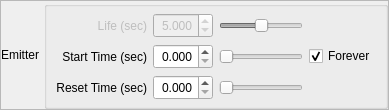
               <widget class="QFrame" name="ParticlesFrame4">
                <property name="frameShape">
                 <enum>QFrame::StyledPanel</enum>
                </property>
                <property name="frameShadow">
                 <enum>QFrame::Raised</enum>
                </property>
                <layout class="QHBoxLayout" name="horizontalLayout_12">
                 <property name="spacing">
                  <number>5</number>
                 </property>
                 <property name="margin">
                  <number>0</number>
                 </property>
                 <item>
                  <widget class="QLabel" name="EmitterLabel">
                   <property name="sizePolicy">
                    <sizepolicy hsizetype="Preferred" vsizetype="Fixed">
                     <horstretch>0</horstretch>
                     <verstretch>0</verstretch>
                    </sizepolicy>
                   </property>
                   <property name="text">
                    <string>Emitter</string>
                   </property>
                   <property name="alignment">
                    <set>Qt::AlignRight|Qt::AlignTrailing|Qt::AlignVCenter</set>
                   </property>
                  </widget>
                 </item>
                 <item>
                  <widget class="QGroupBox" name="EmitterTimerBoxes">
                   <property name="sizePolicy">
                    <sizepolicy hsizetype="Expanding" vsizetype="Fixed">
                     <horstretch>2</horstretch>
                     <verstretch>0</verstretch>
                    </sizepolicy>
                   </property>
                   <property name="title">
                    <string/>
                   </property>
                   <property name="flat">
                    <bool>false</bool>
                   </property>
                   <layout class="QGridLayout" name="gridLayout_8">
                    <property name="topMargin">
                     <number>6</number>
                    </property>
                    <property name="bottomMargin">
                     <number>0</number>
                    </property>
                    <property name="verticalSpacing">
                     <number>6</number>
                    </property>
                    <item row="0" column="1">
                     <widget class="QLabel" name="EmitterLifeLabel">
                      <property name="enabled">
                       <bool>false</bool>
                      </property>
                      <property name="sizePolicy">
                       <sizepolicy hsizetype="Preferred" vsizetype="Fixed">
                        <horstretch>0</horstretch>
                        <verstretch>0</verstretch>
                       </sizepolicy>
                      </property>
                      <property name="minimumSize">
                       <size>
                        <width>0</width>
                        <height>25</height>
                       </size>
                      </property>
                      <property name="toolTip">
                       <string>The emitter's lifetime (in seconds)</string>
                      </property>
                      <property name="text">
                       <string>Life (sec)</string>
                      </property>
                      <property name="alignment">
                       <set>Qt::AlignRight|Qt::AlignTrailing|Qt::AlignVCenter</set>
                      </property>
                     </widget>
                    </item>
                    <item row="1" column="1">
                     <widget class="QLabel" name="EmitterStartLabel">
                      <property name="sizePolicy">
                       <sizepolicy hsizetype="Preferred" vsizetype="Fixed">
                        <horstretch>0</horstretch>
                        <verstretch>0</verstretch>
                       </sizepolicy>
                      </property>
                      <property name="minimumSize">
                       <size>
                        <width>0</width>
                        <height>25</height>
                       </size>
                      </property>
                      <property name="toolTip">
                       <string>The amount of delay before emitting</string>
                      </property>
                      <property name="text">
                       <string>Start Time (sec)</string>
                      </property>
                      <property name="alignment">
                       <set>Qt::AlignRight|Qt::AlignTrailing|Qt::AlignVCenter</set>
                      </property>
                     </widget>
                    </item>
                    <item row="2" column="1">
                     <widget class="QLabel" name="EmitterResetLabel">
                      <property name="sizePolicy">
                       <sizepolicy hsizetype="Preferred" vsizetype="Fixed">
                        <horstretch>0</horstretch>
                        <verstretch>0</verstretch>
                       </sizepolicy>
                      </property>
                      <property name="minimumSize">
                       <size>
                        <width>0</width>
                        <height>25</height>
                       </size>
                      </property>
                      <property name="toolTip">
                       <string>How long before the emitter resets (seconds)</string>
                      </property>
                      <property name="text">
                       <string>Reset Time (sec)</string>
                      </property>
                      <property name="alignment">
                       <set>Qt::AlignRight|Qt::AlignTrailing|Qt::AlignVCenter</set>
                      </property>
                     </widget>
                    </item>
                    <item row="1" column="4">
                     <widget class="QCheckBox" name="ForeverCheckbox">
                      <property name="toolTip">
                       <string>Does the emitter endlessly emit particles?</string>
                      </property>
                      <property name="text">
                       <string>Forever</string>
                      </property>
                      <property name="checked">
                       <bool>true</bool>
                      </property>
                     </widget>
                    </item>
                    <item row="3" column="2">
                     <spacer name="verticalSpacer_3">
                      <property name="orientation">
                       <enum>Qt::Vertical</enum>
                      </property>
                      <property name="sizeType">
                       <enum>QSizePolicy::Fixed</enum>
                      </property>
                      <property name="sizeHint" stdset="0">
                       <size>
                        <width>20</width>
                        <height>6</height>
                       </size>
                      </property>
                     </spacer>
                    </item>
                    <item row="1" column="3">
                     <widget class="QSlider" name="EmitterStartSlider">
                      <property name="toolTip">
                       <string>The amount of delay before emitting</string>
                      </property>
                      <property name="maximum">
                       <number>1000</number>
                      </property>
                      <property name="orientation">
                       <enum>Qt::Horizontal</enum>
                      </property>
                     </widget>
                    </item>
                    <item row="0" column="3">
                     <widget class="QSlider" name="EmitterLifeSlider">
                      <property name="enabled">
                       <bool>false</bool>
                      </property>
                      <property name="toolTip">
                       <string>The emitter's lifetime (in seconds)</string>
                      </property>
                      <property name="maximum">
                       <number>1000</number>
                      </property>
                      <property name="value">
                       <number>500</number>
                      </property>
                      <property name="orientation">
                       <enum>Qt::Horizontal</enum>
                      </property>
                     </widget>
                    </item>
                    <item row="2" column="3">
                     <widget class="QSlider" name="EmitterResetSlider">
                      <property name="toolTip">
                       <string>How long before the emitter resets (seconds)</string>
                      </property>
                      <property name="maximum">
                       <number>1000</number>
                      </property>
                      <property name="orientation">
                       <enum>Qt::Horizontal</enum>
                      </property>
                     </widget>
                    </item>
                    <item row="0" column="2">
                     <widget class="QDoubleSpinBox" name="EmitterLifeSpinBox">
                      <property name="enabled">
                       <bool>false</bool>
                      </property>
                      <property name="sizePolicy">
                       <sizepolicy hsizetype="Fixed" vsizetype="Fixed">
                        <horstretch>0</horstretch>
                        <verstretch>0</verstretch>
                       </sizepolicy>
                      </property>
                      <property name="minimumSize">
                       <size>
                        <width>60</width>
                        <height>25</height>
                       </size>
                      </property>
                      <property name="maximumSize">
                       <size>
                        <width>60</width>
                        <height>25</height>
                       </size>
                      </property>
                      <property name="toolTip">
                       <string>The emitter's lifetime (in seconds)</string>
                      </property>
                      <property name="alignment">
                       <set>Qt::AlignRight|Qt::AlignTrailing|Qt::AlignVCenter</set>
                      </property>
                      <property name="decimals">
                       <number>3</number>
                      </property>
                      <property name="maximum">
                       <double>10.000000000000000</double>
                      </property>
                      <property name="singleStep">
                       <double>0.010000000000000</double>
                      </property>
                      <property name="value">
                       <double>5.000000000000000</double>
                      </property>
                     </widget>
                    </item>
                    <item row="1" column="2">
                     <widget class="QDoubleSpinBox" name="EmitterStartSpinBox">
                      <property name="sizePolicy">
                       <sizepolicy hsizetype="Fixed" vsizetype="Fixed">
                        <horstretch>0</horstretch>
                        <verstretch>0</verstretch>
                       </sizepolicy>
                      </property>
                      <property name="minimumSize">
                       <size>
                        <width>60</width>
                        <height>25</height>
                       </size>
                      </property>
                      <property name="maximumSize">
                       <size>
                        <width>60</width>
                        <height>25</height>
                       </size>
                      </property>
                      <property name="toolTip">
                       <string>The amount of delay before emitting</string>
                      </property>
                      <property name="alignment">
                       <set>Qt::AlignRight|Qt::AlignTrailing|Qt::AlignVCenter</set>
                      </property>
                      <property name="decimals">
                       <number>3</number>
                      </property>
                      <property name="maximum">
                       <double>10.000000000000000</double>
                      </property>
                      <property name="singleStep">
                       <double>0.010000000000000</double>
                      </property>
                     </widget>
                    </item>
                    <item row="2" column="2">
                     <widget class="QDoubleSpinBox" name="EmitterResetSpinBox">
                      <property name="sizePolicy">
                       <sizepolicy hsizetype="Fixed" vsizetype="Fixed">
                        <horstretch>0</horstretch>
                        <verstretch>0</verstretch>
                       </sizepolicy>
                      </property>
                      <property name="minimumSize">
                       <size>
                        <width>60</width>
                        <height>25</height>
                       </size>
                      </property>
                      <property name="maximumSize">
                       <size>
                        <width>60</width>
                        <height>25</height>
                       </size>
                      </property>
                      <property name="toolTip">
                       <string>How long before the emitter resets (seconds)</string>
                      </property>
                      <property name="alignment">
                       <set>Qt::AlignRight|Qt::AlignTrailing|Qt::AlignVCenter</set>
                      </property>
                      <property name="decimals">
                       <number>3</number>
                      </property>
                      <property name="maximum">
                       <double>10.000000000000000</double>
                      </property>
                      <property name="singleStep">
                       <double>0.010000000000000</double>
                      </property>
                     </widget>
                    </item>
                   </layout>
                  </widget>
                 </item>
                </layout>
               </widget>
